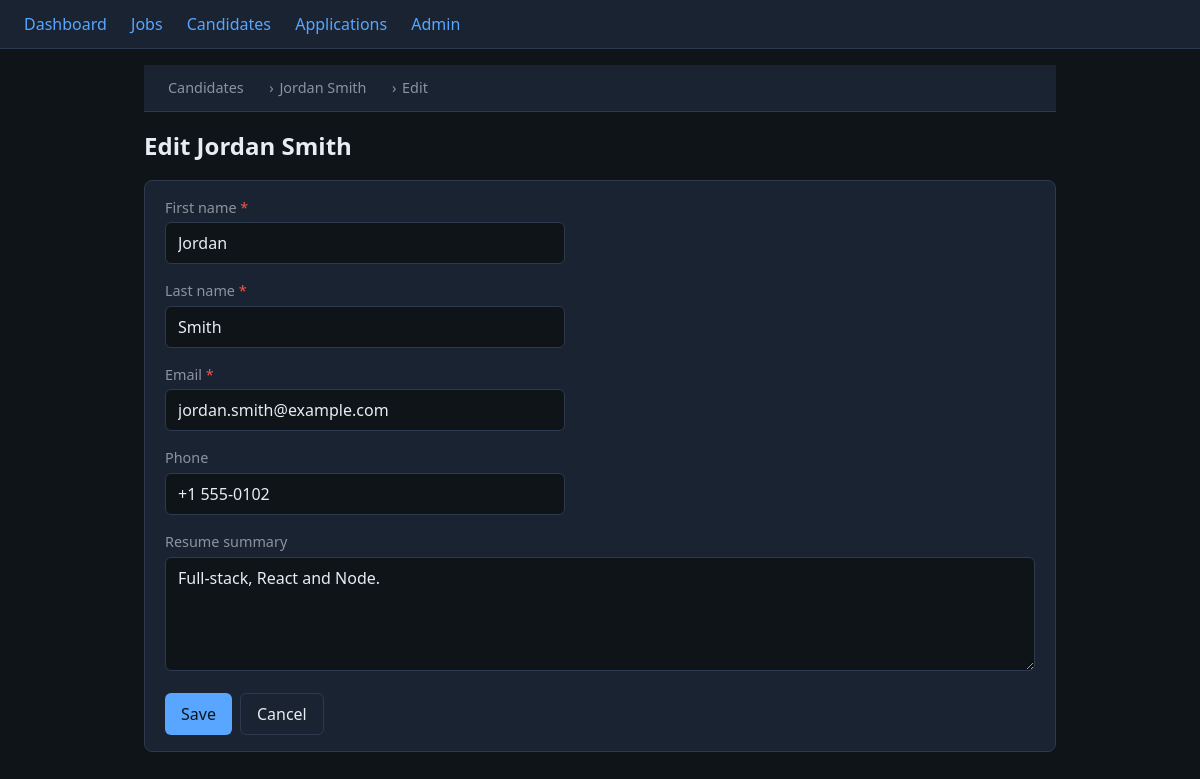
Page /candidates/2/edit/ on the committed database.
### ats/models.py (models this page shows)
class Candidate(models.Model):
    first_name = models.CharField(max_length=100)
    last_name = models.CharField(max_length=100)
    email = models.EmailField(unique=True)
    phone = models.CharField(max_length=30, blank=True)
    resume_summary = models.TextField(blank=True)
    created_at = models.DateTimeField(auto_now_add=True)
    updated_at = models.DateTimeField(auto_now=True)
    class Meta:
        ordering = ['last_name', 'first_name']
    def __str__(self):
        return f"{self.first_name} {self.last_name}"

### ats/views.py (the view)
# urls.py: path('candidates/<int:pk>/edit/', views.candidate_edit, name='candidate_edit'),
@require_http_methods(['GET', 'POST'])
def candidate_edit(request, pk):
    candidate = get_object_or_404(Candidate, pk=pk)
    form = CandidateForm(request.POST or None, instance=candidate)
    if form.is_valid():
        form.save()
        messages.success(request, 'Candidate updated successfully.')
        return redirect('candidate_detail', pk=pk)
    return render(request, 'ats/candidate_form.html', {
        'form': form, 'candidate': candidate, 'title': f'Edit {candidate}',
    })

### ats/forms.py (shortened to what this page needs)
class CandidateForm(forms.ModelForm):
    class Meta:
        model = Candidate
        fields = ['first_name', 'last_name', 'email', 'phone', 'resume_summary']
        widgets = {
            'first_name': forms.TextInput(attrs={'class': 'input'}),
            'last_name': forms.TextInput(attrs={'class': 'input'}),
            'email': forms.EmailInput(attrs={'class': 'input'}),
            'phone': forms.TextInput(attrs={'class': 'input', 'placeholder': 'Optional'}),
            'resume_summary': forms.Textarea(attrs={'class': 'input', 'rows': 4, 'placeholder': 'Brief summary or paste resume highlights'}),
        }
    def __init__(self, *args, **kwargs):
        super().__init__(*args, **kwargs)
        for name in ('first_name', 'last_name', 'email'):
            if self.fields.get(name):
                self.fields[name].required = True

### templates/ats/candidate_form.html (shortened to what this page needs)
{% extends 'base.html' %}
{% block content %}
{% if candidate %}<nav class="breadcrumb"><a href="{% url 'candidate_list' %}">Candidates</a><span>›</span><a href="{% url 'candidate_detail' candidate.pk %}">{{ candidate }}</a><span>›</span>Edit</nav>{% else %}<nav class="breadcrumb"><a href="{% url 'candidate_list' %}">Candidates</a><span>›</span>Add candidate</nav>{% endif %}
<h1>{{ title }}</h1>
<div class="card">
    <form method="post">
        {% for field in form %}
        <div class="form-row {% if field.field.required %}required{% endif %}">
            <label for="{{ field.id_for_label }}">{{ field.label }}</label>
            {{ field }}
        </div>
        {% endfor %}
        <div class="actions">
            <button type="submit" class="btn">Save</button>
            <a href="{% if candidate %}{% url 'candidate_detail' candidate.pk %}{% else %}{% url 'candidate_list' %}{% endif %}" class="btn btn-secondary">Cancel</a>
        </div>
    </form>
</div>
{% endblock %}

### templates/base.html (style rules this page uses)
:root { --bg: #0f1419; --surface: #1a2332; --border: #2d3a4d; --text: #e6edf3; --muted: #8b949e; --accent: #58a6ff; --accent-hover: #79b8ff; }
* { box-sizing: border-box; }
body { margin: 0; font-family: 'Segoe UI', system-ui, sans-serif; background: var(--bg); color: var(--text); line-height: 1.5; }
a { color: var(--accent); text-decoration: none; }
nav { background: var(--surface); border-bottom: 1px solid var(--border); padding: 0.75rem 1.5rem; }
nav a { margin-right: 1.25rem; }
h1 { font-size: 1.5rem; margin: 0 0 1rem; }
.card { background: var(--surface); border: 1px solid var(--border); border-radius: 8px; padding: 1rem 1.25rem; margin-bottom: 1rem; }
.input { width: 100%; max-width: 400px; padding: 0.5rem 0.75rem; background: var(--bg); border: 1px solid var(--border); border-radius: 6px; color: var(--text); font: inherit; }
textarea.input { max-width: 100%; min-height: 80px; resize: vertical; }
.form-row { margin-bottom: 1rem; }
.form-row label { display: block; margin-bottom: 0.25rem; color: var(--muted); font-size: 0.9rem; }
.btn { display: inline-block; padding: 0.5rem 1rem; background: var(--accent); color: var(--bg); border: none; border-radius: 6px; font: inherit; cursor: pointer; text-decoration: none; }
.btn-secondary { background: var(--surface); color: var(--text); border: 1px solid var(--border); }
.actions { margin-top: 1rem; display: flex; gap: 0.5rem; flex-wrap: wrap; }
.form-row.required label::after { content: ' *'; color: #f85149; }
.breadcrumb { margin: 0 0 1rem; font-size: 0.9rem; color: var(--muted); }
.breadcrumb a { color: var(--muted); }
.breadcrumb span { margin: 0 0.35rem; }

### rows in the picture
Candidate: first_name+last_name "Jordan Smith", form "Jordan" "Smith" "jordan.smith@example.com" "+1 555-0102" "Full-stack, React and Node."

### other values in the picture
{{ title }} "Edit Jordan Smith"
{{ field.label }} "First name" "Last name" "Email" "Phone" "Resume summary"
